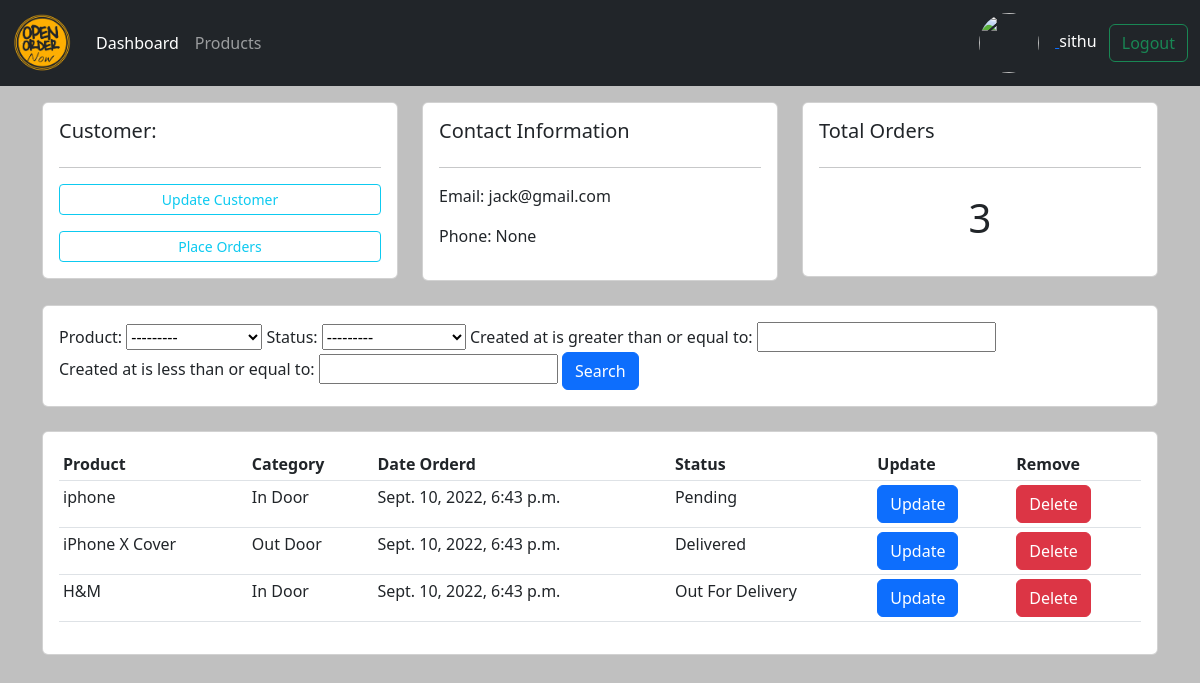
The app's page /customers/5 (signed in) with its own data.
### accounts/models.py (models this page shows, shortened)
class Customer(models.Model):
    user = models.OneToOneField(User, on_delete=models.CASCADE, null=True)
    name = models.CharField(max_length=200,null=True)
    email = models.CharField(max_length=200, null=True)
    phone = models.CharField(max_length=200, null=True)
    created_at = models.DateTimeField(auto_now_add=True)
    profile = models.ImageField(null=True, blank = True, upload_to="static/profiles")

class Order(models.Model):
    status_choice = [
        ('pd',"Pending"),
        ('ofd',"Out For Delivery"),
        ('d',"Delivered")
    ]
    customer = models.ForeignKey(Customer, null=True, on_delete=models.SET_NULL, blank=True)
    product = models.ForeignKey(Product, null=True, on_delete=models.SET_NULL, blank=True)
    created_at = models.DateTimeField(auto_now_add=True)
    status = models.CharField(max_length=200, null=True, choices=status_choice)

class Product(models.Model):
    Category = [
        ('in door',"In Door"),
        ('out door',"Out Door")
    ]
    name = models.CharField(max_length=200,null=True)
    price = models.FloatField(null=True)
    category = models.CharField(max_length=200, null=True, choices=Category)
    description = models.CharField(max_length=200, null=True, blank=True)
    created_at = models.DateTimeField(auto_now_add=True)
    tags = models.ManyToManyField(Tag)
    def __str__(self) -> str:
        return self.name

### accounts/decorators.py (the view)
        def wrapper(request, *args, **kwargs): #args for extra parameters
            if request.user.groups.first().name in roles:
                return view_func(request, *args, **kwargs)
            else:
                return HttpResponse("You are not allowed to create order")

### accounts/views.py (called while the page is built)
@login_required(login_url="/login")
@allowed_roles(roles=['admin'])
def customers(request, id):
    customers = Customer.objects.get(id=id)
    orders = customers.order_set.all() #we can take the order data from customer table cause of foreign key
    filterObj = OrderFilter(request.GET, queryset=orders) #take the data from filtered data
    orders = filterObj.qs #qs = queryset to over write to orders object
    order_count = orders.count()
    return render(request, "accounts/customers.html",{
        "customers" : customers,
        "orders" : orders,
        "order_count" : order_count,
        "filterObj" : filterObj
    })

### accounts/templates/accounts/customers.html
{% extends 'accounts/master.html' %}
{% block content %}
<div class="row">
	<div class="col-md">
		<div class="card card-body">
			<h5>Customer:</h5>
			<hr>
			<a class="btn btn-outline-info  btn-sm btn-block" href="">Update Customer</a>
			<a class="btn btn-outline-info mt-3 btn-sm btn-block" href="{% url 'order.create' customers.id %}">Place Orders</a>
		</div>
	</div>
	<div class="col-md">
		<div class="card card-body">
			<h5>Contact Information</h5>
			<hr>
			<p>Email: {{customers.email}} </p>
			<p>Phone: {{customers.phone}}</p>
		</div>
	</div>
	<div class="col-md">
		<div class="card card-body">
			<h5>Total Orders</h5>
			<hr>
			<h1 style="text-align: center;padding: 10px">{{ order_count }}</h1>
		</div>
	</div>
</div>
<br>
<div class="row">
	<div class="col">
		<div class="card card-body">
			<form method="get">
			{{filterObj.form}}
		    <button class="btn btn-primary" type="submit">Search</button>
		  </form>
		</div>
	</div>
</div>
<br>
<div class="row">
	<div class="col-md">
		<div class="card card-body">
			<table class="table table-sm">
				<tr>
					<th>Product</th>
					<th>Category</th>
					<th>Date Orderd</th>
					<th>Status</th>
					<th>Update</th>
					<th>Remove</th>
				</tr>
				{% for order in orders  %}
					<tr>
						<td>{{ order.product.name }}</td>
						<td> {{ order.product.get_category_display }}</td>
						<td> {{ order.created_at }}</td>
						<td>{{order.get_status_display }}</td>
						<td><a name="" id="" class="btn btn-primary" href="{% url 'order.update' order.id %}" role="button">Update</a></td>
					<td><a name="" id="" class="btn btn-danger" href="{% url 'order.delete' order.id %}" role="button">Delete</a></td>
				</tr>
				{% endfor %}
			</table>
		</div>
	</div>
</div>
{% endblock content %}

### accounts/templates/accounts/components/navbar.html (shortened to what this page needs)
<nav class="navbar navbar-expand-lg navbar-dark bg-dark" >
    <div class="container-fluid">
      <a class="navbar-brand" href="#"><img src="../../static/logo/picwish.png"  width="60px" height="60px"></a>
      <div class="collapse navbar-collapse" id="navbarNav">
        {% if request.user.is_authenticated %}
        <ul class="navbar-nav">
          <li class="nav-item">
            <a class="nav-link active" aria-current="page" href=" {% url 'dashboard' %}">Dashboard</a>
          </li>
          <li class="nav-item">
            <a href="{% url 'products' %}" class="nav-link"  >Products</a>
          </li>
        </ul>
        {% endif %}
      </div>
      {% if request.user.is_authenticated %}
      <div class="text-white">
        <a href="{% url 'customer_profile_setting' %}" >
          <img src="/{{request.user.customer.profile}}" width="60px" height="60px" style="border-radius:50%" class="me-3" >
        </a>
      <span class="me-2 ">{{request.user.username}}</span>
        <a href="{% url 'logout' %}" class="btn btn-outline-success" >Logout</a>
      </div>
      {% else %}
        <div class="text-white">
          <a  href="{% url 'register' %}" class="btn btn-outline-success me-3">Register</a>
          <a href="{% url 'login' %}" class="btn btn-outline-success" >Login</a>
        </div>
      {% endif %}
    </div>
  </nav>

### accounts/static/accounts/css/style.css (style rules this page uses)
body { background-color: silver; }

### records on screen
Customer: email "jack@gmail.com", phone "None"
Order: product.name "iphone", product.category "In Door", created_at "Sept. 10, 2022, 6:43 p.m.", status "Pending"
Order: product.name "iPhone X Cover", product.category "Out Door", created_at "Sept. 10, 2022, 6:43 p.m.", status "Delivered"
Order: product.name "H&M", product.category "In Door", created_at "Sept. 10, 2022, 6:43 p.m.", status "Out For Delivery"

### other values on screen
{{ request.user.username }} "sithu"
{{ order_count }} "3"
